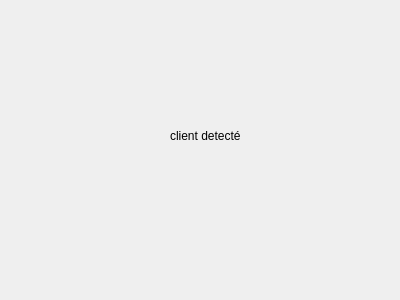
<?xml version="1.0" encoding="UTF-8"?>
<ui version="4.0">
 <class>ardcap</class>
 <widget class="QDialog" name="ardcap">
  <property name="geometry">
   <rect>
    <x>0</x>
    <y>0</y>
    <width>400</width>
    <height>300</height>
   </rect>
  </property>
  <property name="windowTitle">
   <string>Dialog</string>
  </property>
  <widget class="QLabel" name="label">
   <property name="geometry">
    <rect>
     <x>170</x>
     <y>90</y>
     <width>91</width>
     <height>91</height>
    </rect>
   </property>
   <property name="text">
    <string>client detecté</string>
   </property>
  </widget>
  <widget class="QLabel" name="label_2">
   <property name="geometry">
    <rect>
     <x>10</x>
     <y>20</y>
     <width>381</width>
     <height>271</height>
    </rect>
   </property>
   <property name="text">
    <string/>
   </property>
   <property name="pixmap">
    <pixmap resource="cinemApp.qrc">:/new/prefix1/cinemApp.jpg</pixmap>
   </property>
  </widget>
  <zorder>label_2</zorder>
  <zorder>label</zorder>
 </widget>
 <resources>
  <include location="cinemApp.qrc"/>
 </resources>
 <connections/>
</ui>
